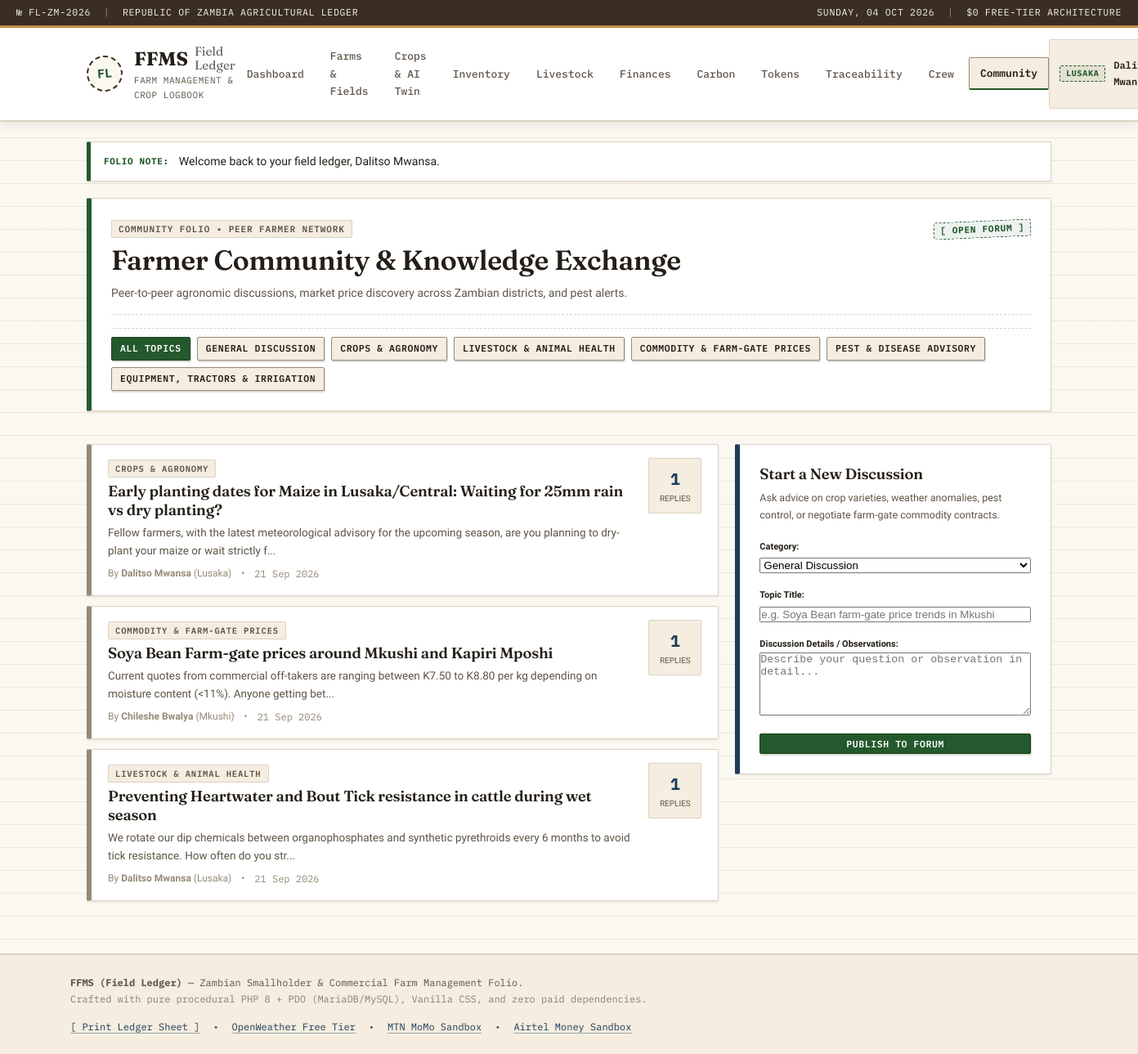
The page /ffms/community.php (signed in) on the database its author committed.
### tables this page shows
CREATE TABLE IF NOT EXISTS `community_posts` (
    `id` INT AUTO_INCREMENT PRIMARY KEY,
    `user_id` INT NOT NULL,
    `category` ENUM('crops', 'livestock', 'equipment', 'market_prices', 'pests_disease', 'general') NOT NULL DEFAULT 'general',
    `title` VARCHAR(200) NOT NULL,
    `body` TEXT NOT NULL,
    `created_at` TIMESTAMP DEFAULT CURRENT_TIMESTAMP,
    `updated_at` TIMESTAMP DEFAULT CURRENT_TIMESTAMP ON UPDATE CURRENT_TIMESTAMP,
    CONSTRAINT `fk_community_user` FOREIGN KEY (`user_id`) REFERENCES `users`(`id`) ON DELETE CASCADE
);

CREATE TABLE IF NOT EXISTS `users` (
    `id` INT AUTO_INCREMENT PRIMARY KEY,
    `full_name` VARCHAR(100) NOT NULL,
    `email` VARCHAR(150) NOT NULL UNIQUE,
    `phone` VARCHAR(30) NULL,
    `password_hash` VARCHAR(255) NOT NULL,
    `location_district` VARCHAR(100) DEFAULT 'Lusaka',
    `created_at` TIMESTAMP DEFAULT CURRENT_TIMESTAMP
);

### ffms/community.php (the view, shortened to what this page needs)
<?php
require_once __DIR__ . '/includes/auth.php';
require_once __DIR__ . '/includes/helpers.php';
$categories = [
    'general'       => 'General Discussion',
    'crops'         => 'Crops & Agronomy',
    'livestock'     => 'Livestock & Animal Health',
    'market_prices' => 'Commodity & Farm-Gate Prices',
    'pests_disease' => 'Pest & Disease Advisory',
    'equipment'     => 'Equipment, Tractors & Irrigation'
];
$filter_cat = isset($_GET['category']) && array_key_exists($_GET['category'], $categories) ? $_GET['category'] : '';
$where = [];
$params = [];
$sql = '
    SELECT p.*, u.full_name, u.location_district,
           (SELECT COUNT(*) FROM community_replies r WHERE r.post_id = p.id) as reply_count
    FROM community_posts p
    JOIN users u ON p.user_id = u.id
    ' . (!empty($where) ? 'WHERE ' . implode(' AND ', $where) : '') . '
    ORDER BY p.created_at DESC
';
$stmt = $pdo->prepare($sql);
$stmt->execute($params);
$posts = $stmt->fetchAll();
include __DIR__ . '/includes/header.php';
?>
<div class="ledger-wrapper">
    <div class="ledger-card border-green">
        <div class="card-header-ruled">
            <div>
                <span class="folio-tag">COMMUNITY FOLIO &bull; PEER FARMER NETWORK</span>
                <h1 style="margin-top: 6px;">Farmer Community &amp; Knowledge Exchange</h1>
                <p style="color: var(--ink-muted); margin-bottom: 0; font-size: 14px;">
                    Peer-to-peer agronomic discussions, market price discovery across Zambian districts, and pest alerts.
                </p>
            </div>
            <div style="text-align: right;">
                <span class="stamp-badge stamp-green">[ OPEN FORUM ]</span>
            </div>
        </div>
        <div style="display: flex; gap: 8px; flex-wrap: wrap; margin-top: 14px; padding-top: 10px; border-top: 1px dashed var(--border-rule);">
            <a href="community.php" class="ledger-btn ledger-btn-sm <?php echo empty($filter_cat) ? 'ledger-btn-primary' : ''; ?>">
                All Topics
            </a>
            <?php foreach ($categories as $ckey => $clabel): ?>
            <a href="community.php?category=<?php echo $ckey; ?>" class="ledger-btn ledger-btn-sm <?php echo ($filter_cat === $ckey) ? 'ledger-btn-primary' : ''; ?>">
                <?php echo sanitize($clabel); ?>
            </a>
            <?php endforeach; ?>
        </div>
    </div>
    <div style="display: grid; grid-template-columns: 2fr 1fr; gap: 20px; margin-top: 16px;">
        <div>
            <?php if (empty($posts)): ?>
            <div class="ledger-card" style="text-align: center; padding: 40px;">
                <p style="color: var(--ink-muted);">No topics posted in this category yet. Be the first to start the conversation!</p>
            </div>
            <?php else: ?>
            <div style="display: flex; flex-direction: column; gap: 12px;">
                <?php foreach ($posts as $p): ?>
                <div class="ledger-card" style="padding: 16px 20px; transition: transform 0.15s ease;">
                    <div style="display: flex; justify-content: space-between; align-items: flex-start; gap: 10px;">
                        <div>
                            <span class="folio-tag" style="font-size: 10.5px;">
                                <?php echo strtoupper($categories[$p['category']] ?? $p['category']); ?>
                            </span>
                            <h3 style="margin-top: 4px; font-size: 1.15rem;">
                                <a href="community_post.php?id=<?php echo (int)$p['id']; ?>" style="color: var(--ink-primary); text-decoration: none;">
                                    <?php echo sanitize($p['title']); ?>
                                </a>
                            </h3>
                            <p style="color: var(--ink-muted); font-size: 13.5px; margin-bottom: 8px;">
                                <?php echo sanitize(substr($p['body'], 0, 140)) . (strlen($p['body']) > 140 ? '...' : ''); ?>
                            </p>
                            <div style="font-size: 12px; color: var(--ink-faint); display: flex; gap: 12px; align-items: center;">
                                <span>By <strong><?php echo sanitize($p['full_name']); ?></strong> (<?php echo sanitize($p['location_district']); ?>)</span>
                                <span>&bull;</span>
                                <span class="mono"><?php echo time_ago($p['created_at']); ?></span>
                            </div>
                        </div>
                        <div style="text-align: center; min-width: 65px; background: var(--paper-subtle); padding: 8px 12px; border: 1px solid var(--border-rule); border-radius: 2px;">
                            <div class="mono" style="font-size: 1.25rem; font-weight: 700; color: var(--stamp-navy);">
                                <?php echo (int)$p['reply_count']; ?>
                            </div>
                            <div style="font-size: 10px; text-transform: uppercase; color: var(--ink-muted);">Replies</div>
                        </div>
                    </div>
                </div>
                <?php endforeach; ?>
            </div>
            <?php endif; ?>
        </div>
        <div>
            <div class="ledger-card border-navy" style="position: sticky; top: 20px;">
                <h3 style="font-size: 1.15rem; margin-bottom: 8px;">Start a New Discussion</h3>
                <p style="font-size: 12.5px; color: var(--ink-muted); margin-bottom: 14px;">
                    Ask advice on crop varieties, weather anomalies, pest control, or negotiate farm-gate commodity contracts.
                </p>
                <form method="POST" action="community.php">
                    <div style="margin-bottom: 10px;">
                        <label style="font-size: 11px; font-weight: 600;">Category:</label>
                        <select name="category" class="form-control-sm" style="width: 100%;" required>
                            <?php foreach ($categories as $ckey => $clabel): ?>
                            <option value="<?php echo $ckey; ?>"><?php echo sanitize($clabel); ?></option>
                            <?php endforeach; ?>
                        </select>
                    </div>
                    <div style="margin-bottom: 10px;">
                        <label style="font-size: 11px; font-weight: 600;">Topic Title:</label>
                        <input type="text" name="title" class="form-control-sm" style="width: 100%;" required placeholder="e.g. Soya Bean farm-gate price trends in Mkushi">
                    </div>
                    <div style="margin-bottom: 14px;">
                        <label style="font-size: 11px; font-weight: 600;">Discussion Details / Observations:</label>
                        <textarea name="body" class="form-control-sm" rows="5" style="width: 100%;" required placeholder="Describe your question or observation in detail..."></textarea>
                    </div>
                    <button type="submit" class="ledger-btn ledger-btn-primary ledger-btn-sm" style="width: 100%;">
                        Publish to Forum
                    </button>
                </form>
            </div>
        </div>
    </div>
</div>
<?php include __DIR__ . '/includes/footer.php'; ?>

### ffms/assets/css/ledger.css (style rules this page uses)
:root { --paper-bg: #fbf8f1; --paper-subtle: #f4ede0; --paper-card: #ffffff; --paper-card-alt: #fcfbfa; --ledger-line: rgba(184, 168, 144, 0.22); --border-rule: #dbd2c2; --border-strong: #968974; --ink-primary: #241e17; --ink-muted: #5e5446; --ink-faint: #968a78; --stamp-green: #23592c; --stamp-green-bg: rgba(35, 89, 44, 0.08); --stamp-amber: #945d00; --stamp-amber-bg: rgba(148, 93, 0, 0.08); --stamp-red: #a32d2d; --stamp-red-bg: rgba(163, 45, 45, 0.08); --stamp-navy: #1f3b58; --stamp-navy-bg: rgba(31, 59, 88, 0.08); --stamp-dark: #3a3835; --stamp-dark-bg: rgba(58, 56, 53, 0.08); --stamp-ochre: #8b5a2b; --stamp-ochre-bg: rgba(139, 90, 43, 0.08); --binder-spine: #3a2e22; --binder-accent: #c48b47; --binder-brass: #d4a359; --font-heading: 'Fraunces', Georgia, 'Times New Roman', serif; --font-body: 'Work Sans', -apple-system, BlinkMacSystemFont, "Segoe UI", Roboto, sans-serif; --font-mono: 'IBM Plex Mono', 'SF Mono', Consolas, monospace; --radius-sm: 2px; --radius-md: 4px; --shadow-ledger: 0 2px 5px rgba(36, 30, 23, 0.04), 0 1px 2px rgba(36, 30, 23, 0.06); --shadow-binder: 0 4px 14px rgba(36, 30, 23, 0.08); }
*, *::before, *::after { box-sizing: border-box; margin: 0; padding: 0; }
body { background-color: var(--paper-bg); background-image: linear-gradient(180deg, var(--ledger-line) 1px, transparent 1px); background-size: 100% 28px; color: var(--ink-primary); font-family: var(--font-body); font-size: 15px; line-height: 1.65; min-height: 100vh; display: flex; flex-direction: column; }
h1, h2, h3, h4, h5 { font-family: var(--font-heading); font-weight: 600; color: var(--ink-primary); line-height: 1.25; letter-spacing: -0.01em; }
h1 { font-size: 2.1rem; margin-bottom: 0.5rem; }
h3 { font-size: 1.2rem; margin-bottom: 0.3rem; }
p { margin-bottom: 0.85rem; }
a { color: var(--stamp-navy); text-decoration: underline; text-underline-offset: 3px; text-decoration-color: rgba(31, 59, 88, 0.4); transition: color 0.15s ease, text-decoration-color 0.15s ease; }
.mono { font-family: var(--font-mono); }
.ledger-wrapper { display: flex; flex-direction: column; gap: 24px; }
.ledger-card { background: var(--paper-card); border: 1px solid var(--border-rule); border-left: 6px solid var(--border-strong); border-radius: var(--radius-sm); padding: 24px; box-shadow: var(--shadow-ledger); position: relative; overflow: hidden; }
.ledger-card.border-green { border-left-color: var(--stamp-green); }
.ledger-card.border-navy { border-left-color: var(--stamp-navy); }
.card-header-ruled { display: flex; justify-content: space-between; align-items: flex-start; border-bottom: 1px dashed var(--border-rule); padding-bottom: 14px; margin-bottom: 16px; position: relative; }
.folio-tag { font-family: var(--font-mono); font-size: 11px; font-weight: 600; color: var(--ink-muted); letter-spacing: 0.08em; background: var(--paper-subtle); padding: 3px 8px; border: 1px solid var(--border-rule); border-radius: 2px; text-transform: uppercase; }
.stamp-badge { display: inline-block; font-family: var(--font-mono); font-weight: 700; font-size: 11px; letter-spacing: 0.07em; text-transform: uppercase; padding: 3px 7px; border: 1.5px dashed currentColor; border-radius: 2px; transform: rotate(-2.5deg); line-height: 1.2; white-space: nowrap; user-select: none; }
.stamp-green { color: var(--stamp-green); background: var(--stamp-green-bg); }
.ledger-btn { display: inline-flex; align-items: center; justify-content: center; gap: 8px; background: var(--paper-subtle); border: 1.5px solid var(--border-strong); color: var(--ink-primary); font-family: var(--font-mono); font-size: 13px; font-weight: 600; text-transform: uppercase; letter-spacing: 0.05em; padding: 8px 18px; border-radius: var(--radius-sm); text-decoration: none; cursor: pointer; box-shadow: 1px 2px 0 rgba(36, 30, 23, 0.15); transition: all 0.15s ease; }
.ledger-btn-primary { background: var(--stamp-green); border-color: #1a4220; color: #ffffff !important; }
.ledger-btn-sm { padding: 4px 10px; font-size: 11.5px; }

### rows shown on the page
community_posts: category "CROPS & AGRONOMY", title "Early planting dates for Maize in Lusaka/Central: Waiting for 25mm rain vs dry planting?", body "Fellow farmers, with the latest meteorological advisory for the upcoming season, are you planning to dry-plant your maize or wait strictly f", user.full_name "Dalitso Mwansa", user.location_district "Lusaka", created_at "21 Sep 2026", reply_count "1"
community_posts: category "COMMODITY & FARM-GATE PRICES", title "Soya Bean Farm-gate prices around Mkushi and Kapiri Mposhi", body "Current quotes from commercial off-takers are ranging between K7.50 to K8.80 per kg depending on moisture content (<11%). Anyone getting bet", user.full_name "Chileshe Bwalya", user.location_district "Mkushi", created_at "21 Sep 2026", reply_count "1"
community_posts: category "LIVESTOCK & ANIMAL HEALTH", title "Preventing Heartwater and Bout Tick resistance in cattle during wet season", body "We rotate our dip chemicals between organophosphates and synthetic pyrethroids every 6 months to avoid tick resistance. How often do you str", user.full_name "Dalitso Mwansa", user.location_district "Lusaka", created_at "21 Sep 2026", reply_count "1"

### other values the page prints
$user['location_district'] "LUSAKA"
$f['message'] "Welcome back to your field ledger, Dalitso Mwansa."
$clabel "GENERAL DISCUSSION"
$clabel "CROPS & AGRONOMY"
$clabel "LIVESTOCK & ANIMAL HEALTH"
$clabel "COMMODITY & FARM-GATE PRICES"
$clabel "PEST & DISEASE ADVISORY"
$clabel "EQUIPMENT, TRACTORS & IRRIGATION"
form field category "General Discussion"
